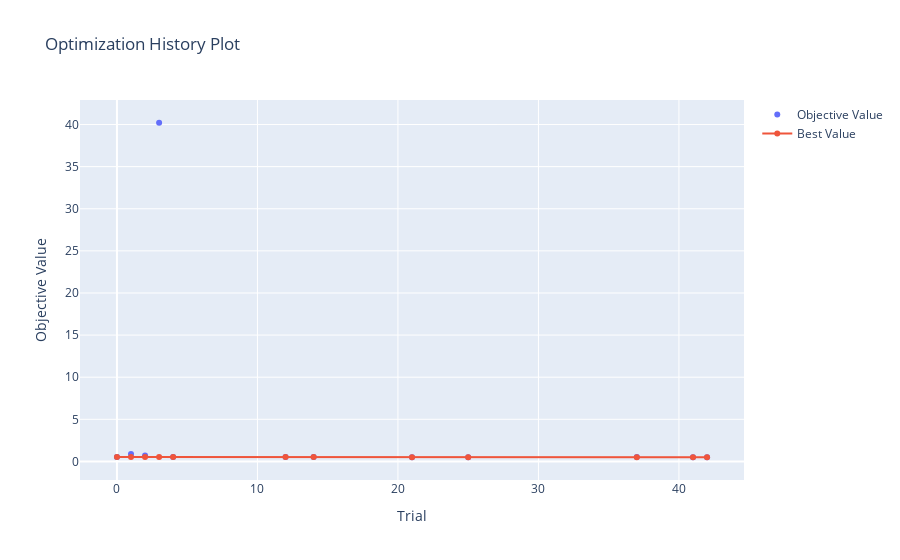

Notebook source saved alongside this figure:
### Code cell
optuna.visualization.plot_optimization_history(study)

### Figure 1 — Plotly figure (JSON) as saved in the notebook; plotly's stock layout.template omitted (floating-point values rounded to 4 significant figures)
{"data": [{"mode": "markers", "name": "Objective Value", "type": "scatter", "x": [0, 1, 2, 3, 4, 12, 14, 21, 25, 37, 41, 42], "y": [0.5233, 0.8838, 0.6933, 40.21, 0.5199, 0.5207, 0.513, 0.4982, 0.5006, 0.5165, 0.4953, 0.5098]}, {"name": "Best Value", "type": "scatter", "x": [0, 1, 2, 3, 4, 12, 14, 21, 25, 37, 41, 42], "y": [0.5233, 0.5233, 0.5233, 0.5233, 0.5199, 0.5199, 0.513, 0.4982, 0.4982, 0.4982, 0.4953, 0.4953]}], "layout": {"title": {"text": "Optimization History Plot"}, "xaxis": {"title": {"text": "Trial"}}, "yaxis": {"title": {"text": "Objective Value"}}}}
